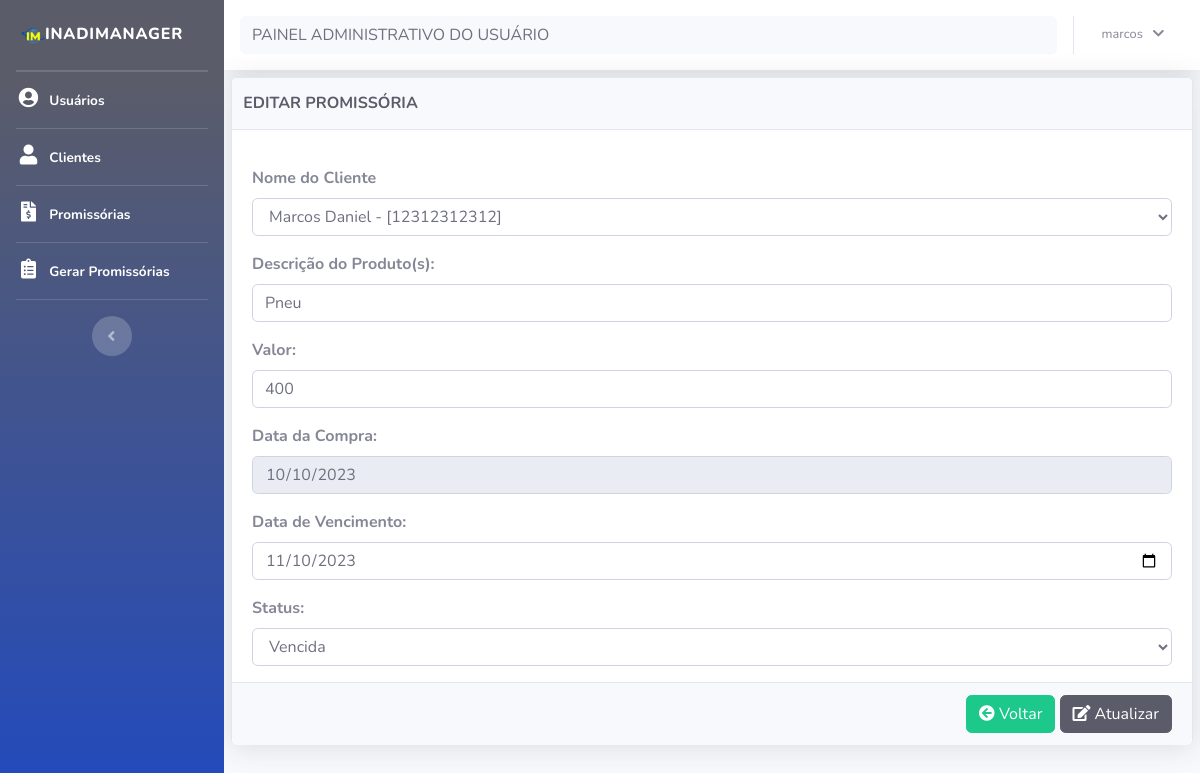
Page /promissoria/editar_promissoria.php?cod=22 (signed in) on the committed database.
### tables this page shows
CREATE TABLE IF NOT EXISTS `promissoria` (
  `cod` int(11) NOT NULL AUTO_INCREMENT,
  `descricao` varchar(200) NOT NULL,
  `valor` decimal(10,0) NOT NULL,
  `data_compra` date NOT NULL,
  `data_vencimento` date NOT NULL,
  `cod_cliente` int(11) NOT NULL,
  `status` int(11) DEFAULT NULL,
  PRIMARY KEY (`cod`),
  KEY `foreign_key_cod_cliente` (`cod_cliente`),
  KEY `fk_status_promissoria` (`status`),
  CONSTRAINT `fk_divida_cliente` FOREIGN KEY (`cod_cliente`) REFERENCES `cliente` (`cod`) ON DELETE CASCADE,
  CONSTRAINT `fk_status_promissoria` FOREIGN KEY (`status`) REFERENCES `status` (`id`)
);

### bd/bd_cliente.php (called while the page is built, shortened)
<?php
function listaClienteOrdemAlfabetica(){
    $conexao = conecta_bd();
    $query = $conexao->prepare("SELECT * FROM cliente ORDER BY nome");
    $query->execute();
    $lista = $query->fetchAll(PDO::FETCH_ASSOC);
    return $lista;
}
?>

### bd/bd_promissoria.php (called while the page is built, shortened)
<?php
function buscaPromissoria($cod_promissoria){
    $conexao = conecta_bd();
    $query = $conexao->prepare("SELECT promissoria.cod, cliente.nome, cliente.cod AS 'cod_cliente', promissoria.descricao, promissoria.valor, promissoria.data_compra, promissoria.data_vencimento, promissoria.status FROM promissoria INNER JOIN cliente ON promissoria.cod_cliente = cliente.cod WHERE promissoria.cod = :cod");
    $query->bindParam(':cod', $cod_promissoria, PDO::PARAM_INT);
    $query->execute();
    $promissoria = $query->fetch(PDO::FETCH_ASSOC);
    return $promissoria;
}
?>

### promissoria/editar_promissoria.php (the view, shortened to what this page needs)
<?php
require_once('../layout/header.php');
require_once('../layout/sidebar.php');
require_once('../bd/bd_promissoria.php');
require_once ("../bd/bd_cliente.php");
$cod_promissoria = $_GET['cod'];
$promissoria = buscaPromissoria($cod_promissoria);
?>
<div id="content">
    <?php require_once('../layout/navbar.php');?>
    <div class="container-fluid">
        <div class="card shadow mb-2">
            <div class="card-header py-3">
                <h6 class="m-0 font-weight-bold text-primary" id="title">EDITAR PROMISSÓRIA</h6>
            </div>
            <div class="card-body">
                <form method="get" action="editar_promissoria_envia.php">
                    <div class="form-group">
                        <label>Nome do Cliente</label>
                        <select class="form-control" id="cod_cliente" name="cod_cliente" required>
                            <?php
                            $lista = listaClienteOrdemAlfabetica();
                            foreach ($lista as $linha) {
                                $codCliente = $linha['cod'];
                                $nome = $linha['nome'];
                                $cpf = $linha['cpf'];
                                if ($codCliente == $promissoria['cod_cliente']) {
                                    echo "<option selected value=\"$codCliente\">$nome - [$cpf]</option>";
                                }else{
                                    echo "<option value=\"$codCliente\">$nome - [$cpf]</option>";
                                }
                            }
                            ?>
                        </select>
                    </div>
                    <div class="form-group">
                        <label for="descricao">Descrição do Produto(s):</label>
                        <input type="text" class="form-control" id="descricao" name="descricao" value="<?= $promissoria['descricao'] ?>" required>
                    </div>
                    <div class="form-group">
                        <label for="valor">Valor:</label>
                        <input type="text" class="form-control" id="valor" name="valor" value="<?= $promissoria['valor'] ?>" required>
                    </div>
                    <div class="form-group">
                        <label for="data_compra">Data da Compra:</label>
                        <input type="date" class="form-control" id="data_compra" name="data_compra" value="<?= $promissoria['data_compra'] ?>" required disabled>
                    </div>
                    <div class="form-group">
                        <label for="data_vencimento">Data de Vencimento:</label>
                        <input type="date" class="form-control" id="data_vencimento" name="data_vencimento" value="<?= $promissoria['data_vencimento'] ?>" required>
                    </div>
                    <div class="form-group">
                        <label for="status">Status:</label>
                        <select class="form-control" id="status" name="status" required>
                            <option value="3" <?php if ($promissoria['status'] == 3) echo 'selected'; ?>>Vencida</option>
                        </select>
                    </div>
                    <div class="card-footer text-muted" id="btn-form">
                        <div class=text-right>
                            <a title="Voltar" href="promissoria.php"><button type="button" class="btn btn-success"><i class="fas fa-arrow-circle-left"></i>&nbsp;</i>Voltar</button></a>
                            <a title="Atualizar"><button type="submit" name="updatebtn" class="btn btn-primary uptadebtn"><i class="fas fa-edit">&nbsp;</i>Atualizar</button> </a>
                        </div>
                    </div>
                </form>
            </div>
        </div>
    </div>
</div>
<?php
require_once('../layout/footer.php');
?>

### rows in the picture
promissoria: descricao "Pneu", valor "400", data_compra "10/10/2023", data_vencimento "11/10/2023", status "Vencida"

### other values in the picture
$_SESSION['nome_usu'] "marcos"
form field cod_cliente "Marcos Daniel - [12312312312]"
